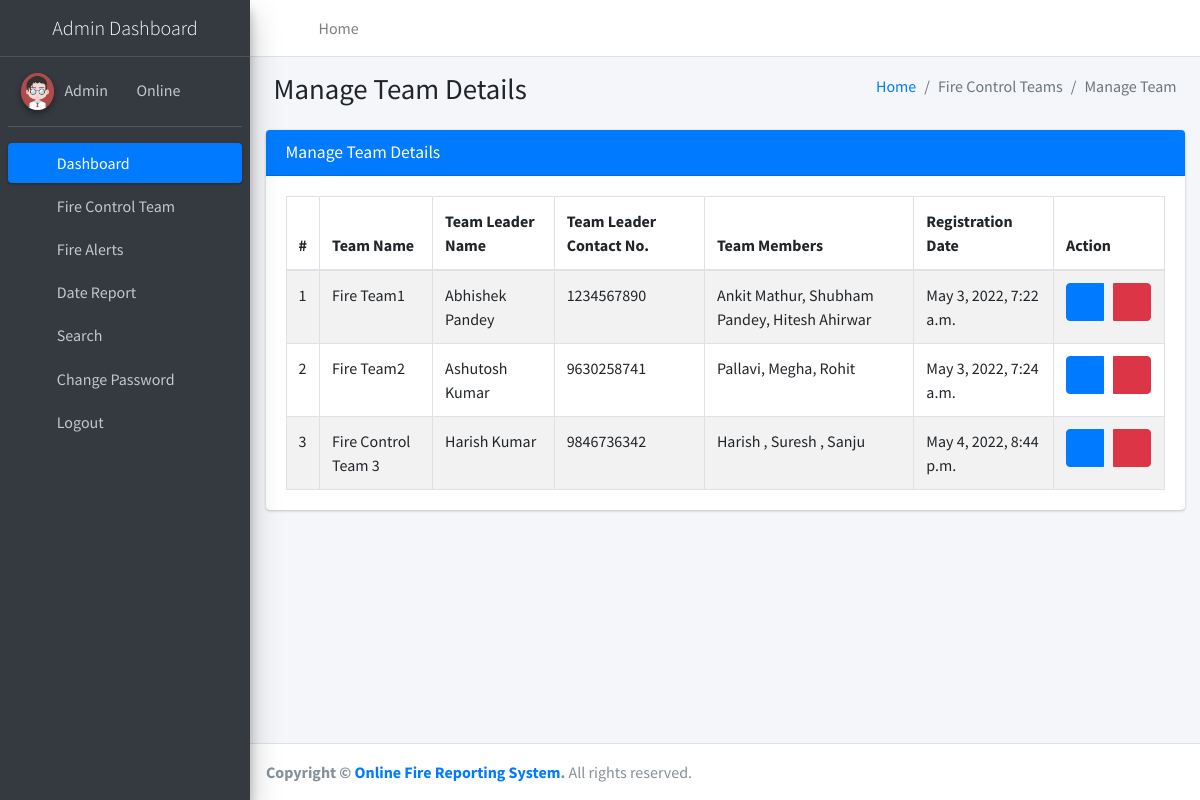
The app's page /manageTeam (signed in) with its own data.
### firereport/models.py (models this page shows, shortened)
class Teams(models.Model):
    teamName = models.CharField(max_length=200, null=True)
    teamLeaderName = models.CharField(max_length=250, null=True)
    teamLeadMobno = models.CharField(max_length=15, null=True)
    teamMembers = models.CharField(max_length=300, null=True)
    postingDate = models.DateTimeField(auto_now_add=True)

### firereport/views.py (the view)
# urls.py: path('manageTeam', manageTeam, name='manageTeam'),
def manageTeam(request):
    if not request.user.is_authenticated:
        return redirect('admin_login')
    teams = Teams.objects.all()
    return render(request, 'admin/manageTeam.html', locals())

### firereport/templates/admin/manageTeam.html
{% extends 'adminNavbar.html' %}
{% block main %}
{% load static %}
<section class="content">
    <div class="content-header">
        <div class="container-fluid">
            <div class="row mb-2">
                <div class="col-sm-6">
                    <h1 class="m-0">Manage Team Details</h1>
                </div>
                <div class="col-sm-6">
                    <ol class="breadcrumb float-sm-right">
                        <li class="breadcrumb-item"><a href="{% url 'dashboard' %}">Home</a></li>
                        <li class="breadcrumb-item active">Fire Control Teams</li>
                        <li class="breadcrumb-item active">Manage Team</li>
                    </ol>
                </div>
            </div>
        </div>
    </div>
    <div class="container-fluid">
        <div class="row">
            <div class="col-md-12">
                <div class="card card-primary">
                    <div class="card-header">
                        <h3 class="card-title">Manage Team Details</h3>
                    </div>
                    <div class="card-body">
                        <table id="example1" class="table table-bordered table-striped">
                            <thead>
                            <tr>
                                <th>#</th>
                                <th>Team Name</th>
                                <th>Team Leader Name</th>
                                <th>Team Leader Contact No.</th>
                                <th>Team Members</th>
                                <th>Registration Date</th>
                                <th>Action</th>
                            </tr>
                            </thead>
                            <tbody>
                            {% for i in teams %}
                            <tr>
                                <td>{{forloop.counter}}</td>
                                <td>{{i.teamName}}</td>
                                <td>{{i.teamLeaderName}}</td>
                                <td>{{i.teamLeadMobno}}</td>
                                <td>{{i.teamMembers}}</td>
                                <td>{{i.postingDate}}</td>
                                <td>
                                    <div class="btn-group">
                                        <a class="btn btn-primary" href="{% url 'editTeam' i.id %}"><i class="fa fa-edit"></i></a> &nbsp;&nbsp;&nbsp;
                                        <a class="btn btn-danger" onclick="return confirm('Are you sure to Delete ?')" href="{% url 'deleteTeam' i.id %}"><i
                                            class="fa fa-trash-alt"></i></a>
                                    </div>
                                </td>
                            </tr>
                            {% endfor %}
                            </tbody>
                        </table>
                    </div>
                </div>
            </div>
        </div>
    </div>
</section>
{% endblock %}

### records on screen
Teams: teamName "Fire Team1", teamLeaderName "Abhishek Pandey", teamLeadMobno "1234567890", teamMembers "Ankit Mathur, Shubham Pandey, Hitesh Ahirwar", postingDate "May 3, 2022, 7:22 a.m."
Teams: teamName "Fire Team2", teamLeaderName "Ashutosh Kumar", teamLeadMobno "9630258741", teamMembers "Pallavi, Megha, Rohit", postingDate "May 3, 2022, 7:24 a.m."
Teams: teamName "Fire Control Team 3", teamLeaderName "Harish Kumar", teamLeadMobno "9846736342", teamMembers "Harish , Suresh , Sanju", postingDate "May 4, 2022, 8:44 p.m."
